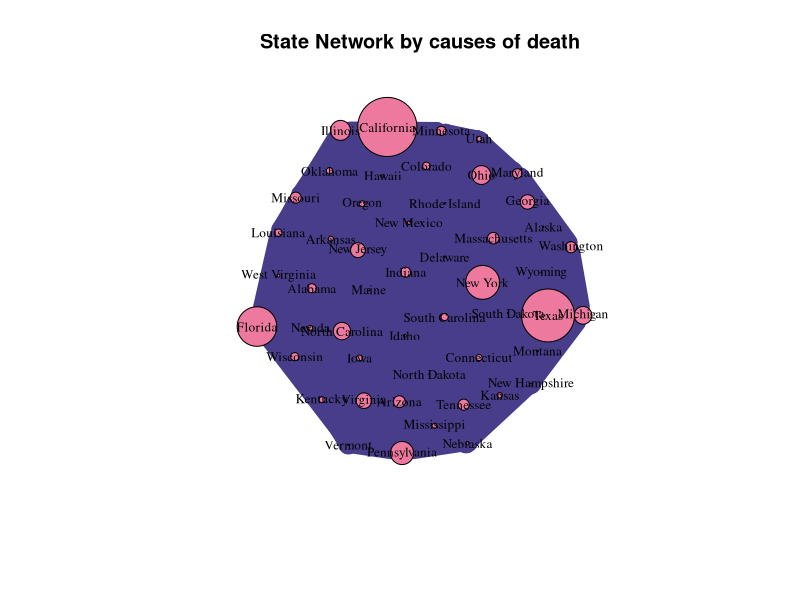

Generate this figure with R:
# Install and load the required packages
install.packages('tidytext')
install.packages('readr')
install.packages('dplyr')
install.packages('igraph')
library(readr)
library(dplyr)
library(tidytext)
library(igraph)

# Load the data in the data frame
Death_records = read_csv("Deaths_in_US_2014.csv")

# Calculating the size of the node
State_Size = Death_records %>% group_by(State) %>% summarise(Number_of_Deaths = n(), Population = max(Population)) 
State_Size$Size = State_Size$Population / State_Size$Number_of_Deaths

# creating the adjacency list
State_unigram = Death_records %>% group_by(State) %>% summarise(Causes=paste(Cause,collapse=" "))
State_unigram = State_unigram %>% unnest_tokens(tokens, Causes, to_lower = TRUE)
State_unigram = unique(State_unigram)

create_adj_list = function(df){
  # Input: a dataframe with a column "tokens"
  # Output: all possible 2-combinations (sorted) of the unique tokens
  unique_tokens = unique(df$State)
  adj_list = data.frame()
  if(length(unique_tokens) >= 2) {
    all_combins = t(combn(unique_tokens, 2))
    all_combins = t(apply(all_combins, 1, sort))
    adj_list = data.frame(all_combins, stringsAsFactors = FALSE)
  }
  return(adj_list)
}
adj_list = State_unigram %>% group_by(tokens) %>% do(create_adj_list(.))

# creatig weighted adjacency list
adj_list_weighted = data.frame(adj_list) %>% group_by(X1, X2) %>% summarise(weight = n())

# plot the weighted graph
state_graph_weighted = graph.data.frame(adj_list_weighted[, c("X1", "X2")], directed = FALSE)
E(state_graph_weighted)$weight = adj_list_weighted$weight
plot(state_graph_weighted,layout=layout.fruchterman.reingold,  edge.arrow.size=.7,
     edge.width=E(state_graph_weighted)$weight,vertex.size=State_Size$Size/10000,
     edge.color="darkslateblue", vertex.color="palevioletred2", vertex.frame.color = "black",
     frame = 'TRUE',main = "State Network by causes of death",
      vertex.label.font=1, vertex.label.cex=.8,vertex.label.color = 'black')
#plot(simplify(state_graph_weighted))
